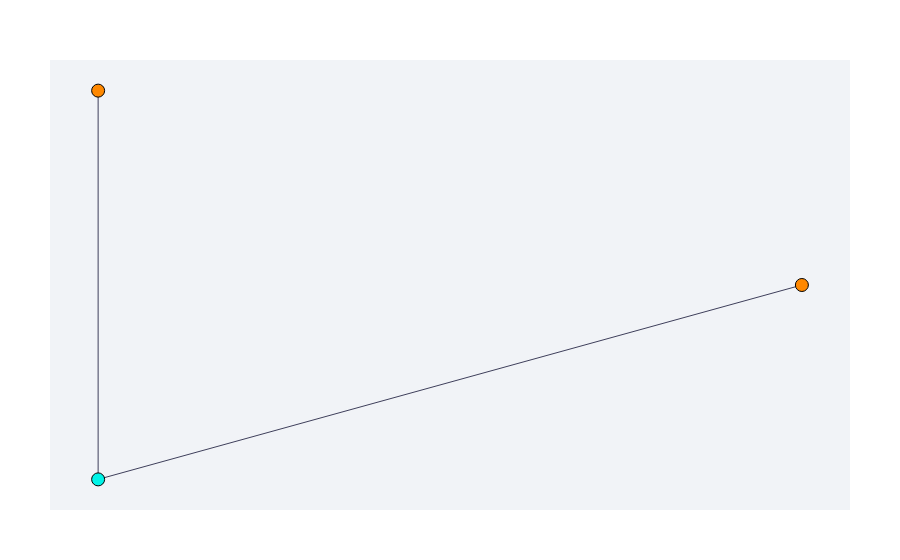

Notebook code cell kept with this figure:
### Markdown cell above
With the function `draw_graph()` the topology of the grid can now be displayed. Here, the color orange corresponds to a source and the color blue corresponds to a load.

### Code cell
draw_graph(S2_L1)

### Figure 1 — Plotly figure (JSON) as saved in the notebook; plotly's stock layout.template omitted (floating-point values rounded to 4 significant figures)
{"data": [{"line": {"color": "#113", "width": 0.8}, "mode": "lines", "type": "scatter", "x": [1, -0.5, null, -0.5, -0.5, null], "y": [0, -0.866, null, 0.866, -0.866, null]}, {"marker": {"color": ["#FF8800", "#FF8800", "#00F3E7"], "line": {"color": "Black", "width": 1}, "size": 13}, "mode": "markers", "text": ["Source: LCL", "Source: LCL", "Load: R"], "type": "scatter", "x": [1, -0.5, -0.5], "y": [0, 0.866, -0.866]}], "layout": {"dragmode": "select", "hovermode": "closest", "margin": {"b": 50, "l": 50, "r": 50, "t": 60}, "plot_bgcolor": "#f1f3f7", "showarrow": false, "showlegend": false, "xaxis": {"showgrid": false, "showticklabels": false, "zeroline": false}, "yaxis": {"showgrid": false, "showticklabels": false, "zeroline": false}}}
